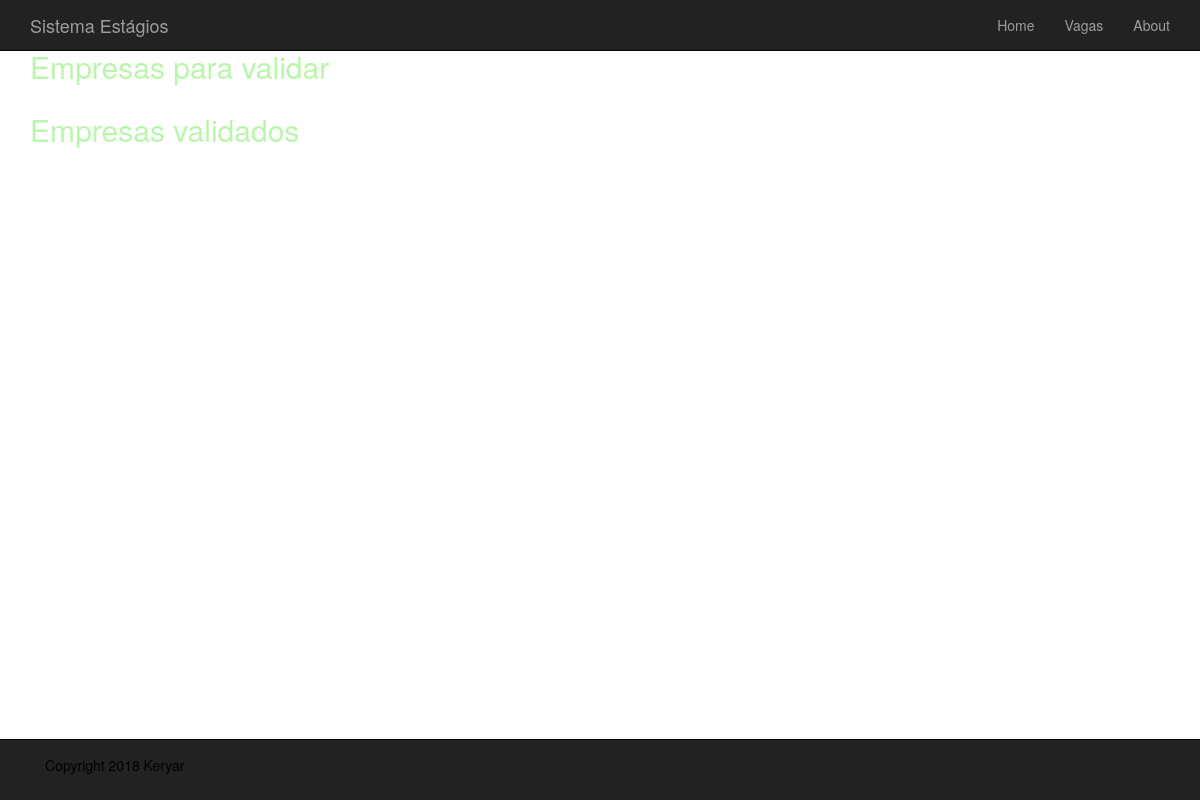
Page /actions/list_enterprise on the earlier database version.
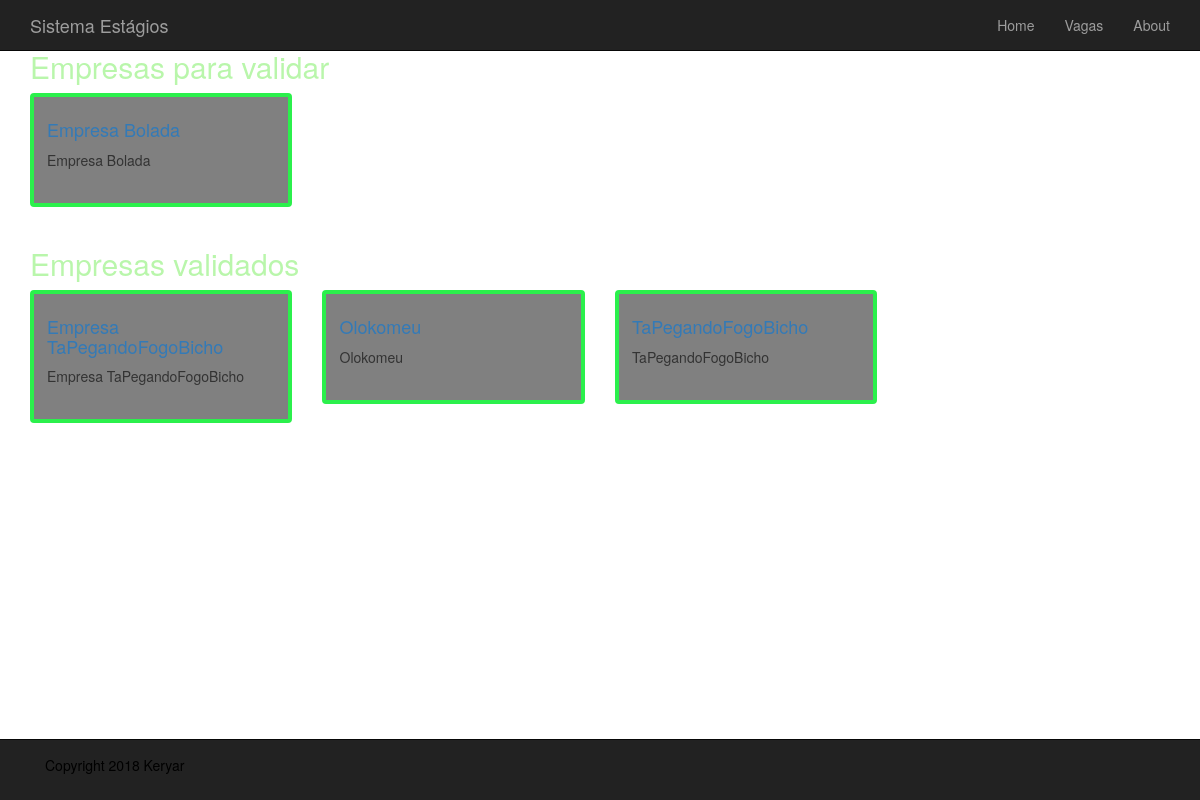
Same page on the later database version.
### user_actions/models.py (models this page shows, shortened)
class Enterprise(models.Model):
    name = models.CharField(max_length=200, db_index=True)
    slug = models.SlugField(max_length=200, db_index=True, unique=True)
    pw = models.CharField(max_length=200)
    description = models.TextField(blank=True)
    validation_pending = models.BooleanField(default=True)
    registered = models.BooleanField(default=False)
    able = models.BooleanField(default=False)
    register_date = models.DateTimeField(auto_now_add=True)
    update_date = models.DateTimeField(auto_now=True)
    class Meta:
        ordering = ('name',)
        verbose_name = 'enterprise'
        verbose_name_plural = 'enterprises'
    def get_absolute_path(self):
        return reverse('user_actions:validate_enterprise', args=[self.id, self.slug])

### user_actions/views.py (the view)
def list_enterprise(request):
    unverified_enterprises = Enterprise.objects.filter(validation_pending=True)
    verified_enterprises = Enterprise.objects.filter(validation_pending=False)
    return render(request, 'user_actions/coordinator_pages/list_enterprise.html', {
        'unverified_enterprises' : unverified_enterprises,
        'verified_enterprises' : verified_enterprises,
        })

### user_actions/templates/user_actions/coordinator_pages/list_enterprise.html (shortened to what this page needs)
{% extends 'base.html' %}
{% load static %}
{% block conteudo %}
    <div class="container">
        <div class="row">
            <div class="col-sm-12">
                <div class="row">
                    <div class="col-sm-9">
                        <h2>Empresas para validar</h2>
                        <div class="row">
                                {% for enterprise in unverified_enterprises %}
                                    <div class="col-md-4 col-sm-6">
                                        <div class="thumbnail">
                                            <div class="caption">
                                                 <h4><a href="{{ enterprise.get_absolute_path }}">{{ enterprise.name }}</a></h4>
                                                {{ enterprise.name }}
                                                <br>
                                                <br>
                                            </div>
                                        </div>
                                    </div>
                                {% endfor %}
                        </div>
                    </div>
                </div>
                <div class="row">
                    <div class="col-sm-9">
                        <h2>Empresas validados</h2>
                        <div class="row">
                                {% for enterprise in verified_enterprises %}
                                    <div class="col-md-4 col-sm-6">
                                        <div class="thumbnail">
                                            <div class="caption">
                                                 <h4><a href="{{ enterprise.get_absolute_path }}">{{ enterprise.name }}</a></h4>
                                                {{ enterprise.name }}
                                                <br>
                                                <br>
                                            </div>
                                        </div>
                                    </div>
                                {% endfor %}
                        </div>
                    </div>
                </div>
            </div>
        </div>
    </div>
{% endblock %}

Differences in the rows shown:
added Enterprise: name "Empresa Bolada", shown under "Empresas para validar"
added Enterprise: name "Empresa TaPegandoFogoBicho", shown under "Empresas validados"
added Enterprise: name "Olokomeu", shown under "Empresas validados"
added Enterprise: name "TaPegandoFogoBicho", shown under "Empresas validados"
